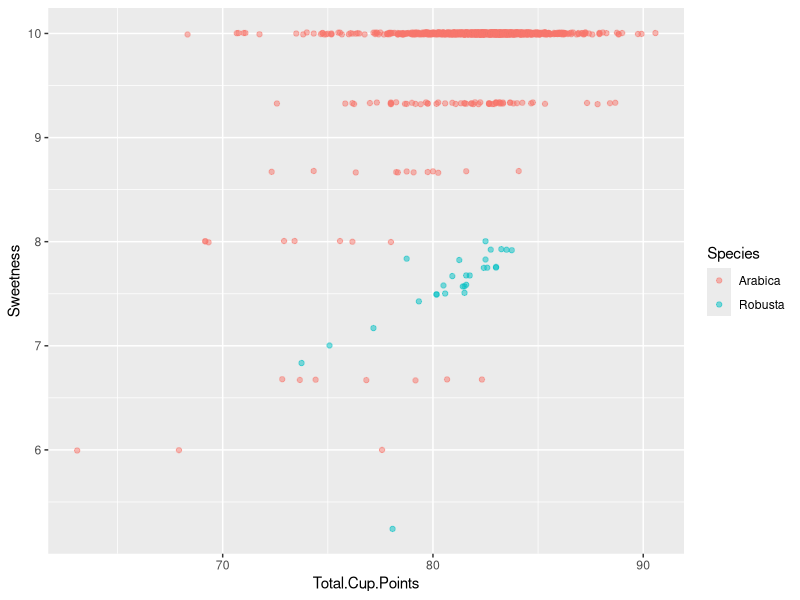
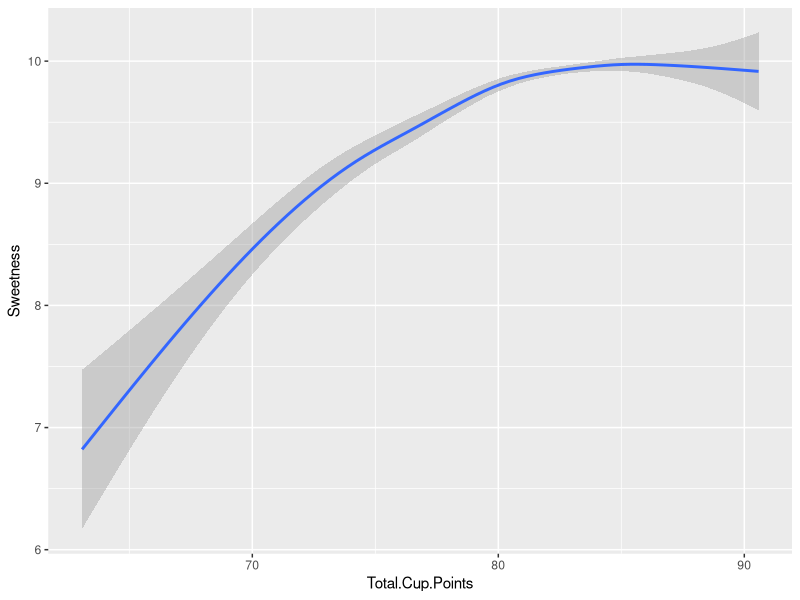
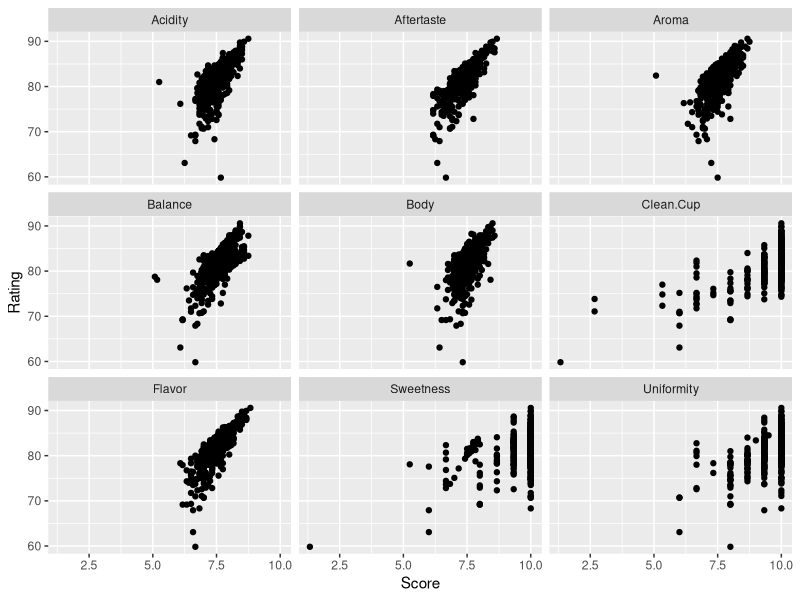

R code for these plots, in order:
## ---- chunk 1
knitr::opts_chunk$set(echo = FALSE, message=FALSE, warning=FALSE)
## ---- chunk 2
library(tidyverse)
arabica_data_cleaned <- read_csv("data/arabica_data_cleaned.csv") %>%
  # keep only the numbers in the Harvest.Year column
  # need to check for leftover NA rows
  mutate(Harvest.Year = parse_number(Harvest.Year))

robusta_data_cleaned <- read_csv("data/robusta_data_cleaned.csv")

# bind the rows
coffees <- bind_rows(arabica_data_cleaned, robusta_data_cleaned)
## ---- chunk 3
coffees %>% filter(Sweetness>5) %>% 
ggplot( ) + 
  geom_point(mapping = aes(x = Total.Cup.Points, y = Sweetness, colour = Species), 
             alpha = 0.5, 
             position = position_jitter(width = 0, height = 0.01))

coffees %>% filter(Sweetness>5) %>% 
ggplot( ) + 
  geom_smooth(mapping = aes(x = Total.Cup.Points, y = Sweetness))

## ---- chunk 4
 #bad graph
# coffees %>% filter(Sweetness>5) %>% 
# ggplot( ) + 
#   geom_point(mapping = aes(x = altitude_mean_meters, y = Sweetness))
## ---- chunk 5
qm<-coffees %>% select(Aroma:Sweetness,Name, Rating = Total.Cup.Points) %>% 
  pivot_longer(cols=Aroma:Sweetness,names_to ="qlty",values_to="Score") %>% filter(Score>0)
## ---- chunk 6
qm %>% ggplot()+  geom_point(mapping = aes(x = Score, y = Rating )) +
  facet_wrap(~qlty)
